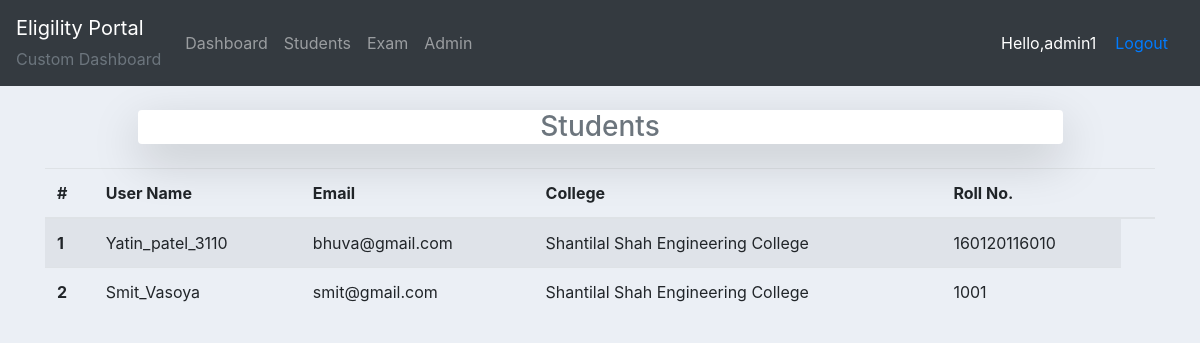
/adminapp/college-student/1 (signed in), run on the app's committed database.
### exam/models.py (models this page shows)
class Student(models.Model):
    user = models.OneToOneField(User, on_delete=models.CASCADE)
    college = models.ForeignKey(College, on_delete=models.DO_NOTHING, related_name='college')
    roll_no = models.CharField(max_length=15)

class College(models.Model):
    clg_name = models.CharField(max_length=300)
    def __str__(self):
        return self.clg_name

### exam/decorators.py (the view)
        def wrapper_func(request, *args,  **kwargs):
            group = None
            if request.user.groups.exists():
                group = request.user.groups.all()[0].name
            if group in allowed_roles:
                return view_func(request, *args, **kwargs)
            else:
                return HttpResponse('Not Allowed')

### adminapp/views.py (called while the page is built)
@login_required(login_url='loginadmin/')
@allowed_users(allowed_roles=['admin'])
def fetchStudents(request, id):
    students = Student.objects.filter(college=id).prefetch_related('college')
    print(students)
    context = {'students':students}
    return render(request, 'adminapp/studentlist.html', context)

### adminapp/templates/adminapp/studentlist.html (shortened to what this page needs)
{% extends 'adminapp/main.html' %}
{% block content %}
  <div class="container">
    <div class="colleges col-md-10 my-4 offset-md-1 shadow-lg bg-white rounded align-middle"><h3 class="head text-center text-muted align-middle">Students</h3></div>
    <table class="table table-striped">
        <thead>
          <tr>
            <th scope="col">#</th>
            <th scope="col">User Name</th>
            <th scope="col">Email</th>
            <th scope="col">College</th>
            <th scope="col">Roll No.</th>
            <th></th>
          </tr>
        </thead>
        <tbody>
            {% if students %}
            {% for student in students %}
                <tr>
                    <th scope="row">{{ forloop.counter }}</th>
                    <td>{{student.user.username}}</td>
                    <td>{{student.user.email}}</td>
                    <td>{{student.college}}</td>
                    <td>{{student.roll_no}}</td>
                </tr>
            {% endfor %}
            {% endif %}
        </tbody>
      </table>
  </div>
{% endblock %}

### adminapp/templates/adminapp/navbar.html (shortened to what this page needs)
{% load static %}
<nav class="navbar navbar-expand-lg navbar-dark bg-dark">
  <a class="navbar-brand" href="#">Eligility Portal
    <div class="text-muted"><small>Custom Dashboard</small></div>
  </a>
  <div class="collapse navbar-collapse" id="navbarNav">
    <ul class="navbar-nav">
      <li class="nav-item">
        <a class="nav-link" href="{% url 'adminhome' %}">Dashboard</a>
      </li>
      <li class="nav-item">
        <a class="nav-link" href="{% url 'all-students-data' %}">Students</a>
      </li>
      <li class="nav-item">
        <a class="nav-link" href="{% url 'exam' %}">Exam</a>
      </li>
      <li class="nav-item">
        <a class="nav-link" href="{% url 'adminuser' %}">Admin</a>
      </li>
    </ul>
  </div>
  <span id="user-mg">Hello,{{request.user}}</span>
  <span><a href="{% url 'logoutadmin' %}" class="nav-link link-nav">Logout</a></span>
</nav>

### adminapp/static/adminapp/css/main.css (style rules this page uses)
body { background-color: #ebeff5; }

### adminapp/templates/adminapp/navbar.html (style rules this page uses)
#user-mg, #link-nav { color:#fff; margin-right: 3px; }

### data on the page
Student: user.username "Yatin_patel_3110", user.email "bhuva@gmail.com", college "Shantilal Shah Engineering College", roll_no "160120116010"
Student: user.username "Smit_Vasoya", user.email "smit@gmail.com", college "Shantilal Shah Engineering College", roll_no "1001"

### other printed values
{{ request.user }} "admin1"
